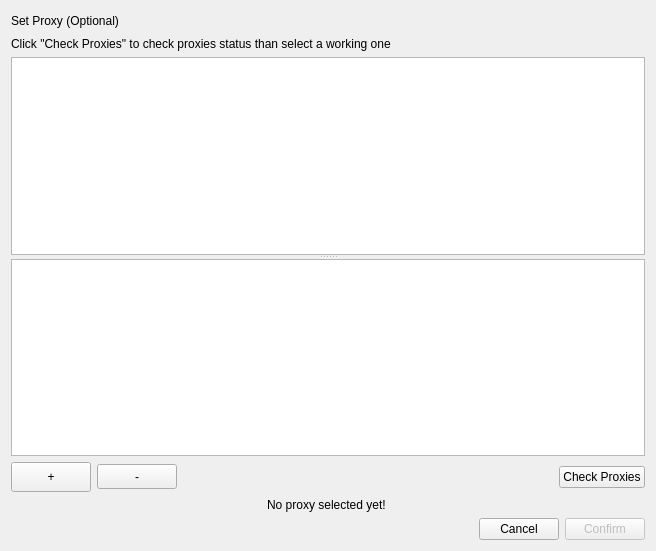
<?xml version="1.0" encoding="UTF-8"?>
<ui version="4.0">
 <class>Dialog</class>
 <widget class="QDialog" name="Dialog">
  <property name="geometry">
   <rect>
    <x>0</x>
    <y>0</y>
    <width>656</width>
    <height>551</height>
   </rect>
  </property>
  <property name="windowTitle">
   <string>Set Proxy</string>
  </property>
  <property name="modal">
   <bool>false</bool>
  </property>
  <layout class="QGridLayout" name="gridLayout">
   <item row="0" column="0">
    <layout class="QVBoxLayout" name="verticalLayout_5">
     <item>
      <layout class="QHBoxLayout" name="horizontalLayout_5">
       <item>
        <widget class="QLabel" name="label_7">
         <property name="text">
          <string>Set Proxy (Optional)</string>
         </property>
        </widget>
       </item>
       <item>
        <spacer name="horizontalSpacer_5">
         <property name="orientation">
          <enum>Qt::Horizontal</enum>
         </property>
         <property name="sizeHint" stdset="0">
          <size>
           <width>40</width>
           <height>20</height>
          </size>
         </property>
        </spacer>
       </item>
      </layout>
     </item>
     <item>
      <widget class="QLabel" name="label_9">
       <property name="text">
        <string>Click &quot;Check Proxies&quot; to check proxies status than select a working one</string>
       </property>
       <property name="wordWrap">
        <bool>true</bool>
       </property>
      </widget>
     </item>
     <item>
      <widget class="QSplitter" name="splitter">
       <property name="orientation">
        <enum>Qt::Vertical</enum>
       </property>
       <widget class="QListWidget" name="proxiesList"/>
       <widget class="QListWidget" name="logList">
        <property name="sizePolicy">
         <sizepolicy hsizetype="Expanding" vsizetype="Expanding">
          <horstretch>0</horstretch>
          <verstretch>0</verstretch>
         </sizepolicy>
        </property>
       </widget>
      </widget>
     </item>
     <item>
      <layout class="QHBoxLayout" name="horizontalLayout_6">
       <property name="spacing">
        <number>-1</number>
       </property>
       <item>
        <widget class="QPushButton" name="addButton">
         <property name="sizePolicy">
          <sizepolicy hsizetype="Fixed" vsizetype="Fixed">
           <horstretch>0</horstretch>
           <verstretch>0</verstretch>
          </sizepolicy>
         </property>
         <property name="minimumSize">
          <size>
           <width>30</width>
           <height>30</height>
          </size>
         </property>
         <property name="focusPolicy">
          <enum>Qt::NoFocus</enum>
         </property>
         <property name="styleSheet">
          <string notr="true">/*border-image:url(/Users/apple/Desktop/iconfinder_plus_1646001.png);*/
</string>
         </property>
         <property name="text">
          <string>+</string>
         </property>
         <property name="autoDefault">
          <bool>true</bool>
         </property>
         <property name="flat">
          <bool>false</bool>
         </property>
        </widget>
       </item>
       <item>
        <widget class="QPushButton" name="removeButton">
         <property name="sizePolicy">
          <sizepolicy hsizetype="Fixed" vsizetype="Fixed">
           <horstretch>0</horstretch>
           <verstretch>0</verstretch>
          </sizepolicy>
         </property>
         <property name="minimumSize">
          <size>
           <width>25</width>
           <height>25</height>
          </size>
         </property>
         <property name="focusPolicy">
          <enum>Qt::NoFocus</enum>
         </property>
         <property name="text">
          <string>-</string>
         </property>
         <property name="autoDefault">
          <bool>true</bool>
         </property>
         <property name="default">
          <bool>false</bool>
         </property>
         <property name="flat">
          <bool>false</bool>
         </property>
        </widget>
       </item>
       <item>
        <spacer name="horizontalSpacer_6">
         <property name="orientation">
          <enum>Qt::Horizontal</enum>
         </property>
         <property name="sizeHint" stdset="0">
          <size>
           <width>40</width>
           <height>20</height>
          </size>
         </property>
        </spacer>
       </item>
       <item>
        <widget class="QPushButton" name="checkproxiesButton">
         <property name="focusPolicy">
          <enum>Qt::NoFocus</enum>
         </property>
         <property name="text">
          <string>Check Proxies</string>
         </property>
        </widget>
       </item>
      </layout>
     </item>
     <item>
      <widget class="QLabel" name="selected_proxy_label">
       <property name="text">
        <string>No proxy selected yet! </string>
       </property>
       <property name="alignment">
        <set>Qt::AlignCenter</set>
       </property>
       <property name="wordWrap">
        <bool>true</bool>
       </property>
      </widget>
     </item>
     <item>
      <layout class="QHBoxLayout" name="horizontalLayout">
       <item>
        <spacer name="horizontalSpacer">
         <property name="orientation">
          <enum>Qt::Horizontal</enum>
         </property>
         <property name="sizeHint" stdset="0">
          <size>
           <width>40</width>
           <height>20</height>
          </size>
         </property>
        </spacer>
       </item>
       <item>
        <widget class="QPushButton" name="cancelButton">
         <property name="focusPolicy">
          <enum>Qt::NoFocus</enum>
         </property>
         <property name="text">
          <string>Cancel</string>
         </property>
        </widget>
       </item>
       <item>
        <widget class="QPushButton" name="confirmButton">
         <property name="enabled">
          <bool>false</bool>
         </property>
         <property name="focusPolicy">
          <enum>Qt::NoFocus</enum>
         </property>
         <property name="text">
          <string>Confirm</string>
         </property>
        </widget>
       </item>
      </layout>
     </item>
    </layout>
   </item>
  </layout>
 </widget>
 <resources/>
 <connections>
  <connection>
   <sender>cancelButton</sender>
   <signal>clicked()</signal>
   <receiver>Dialog</receiver>
   <slot>reject()</slot>
   <hints>
    <hint type="sourcelabel">
     <x>352</x>
     <y>557</y>
    </hint>
    <hint type="destinationlabel">
     <x>244</x>
     <y>541</y>
    </hint>
   </hints>
  </connection>
 </connections>
</ui>
